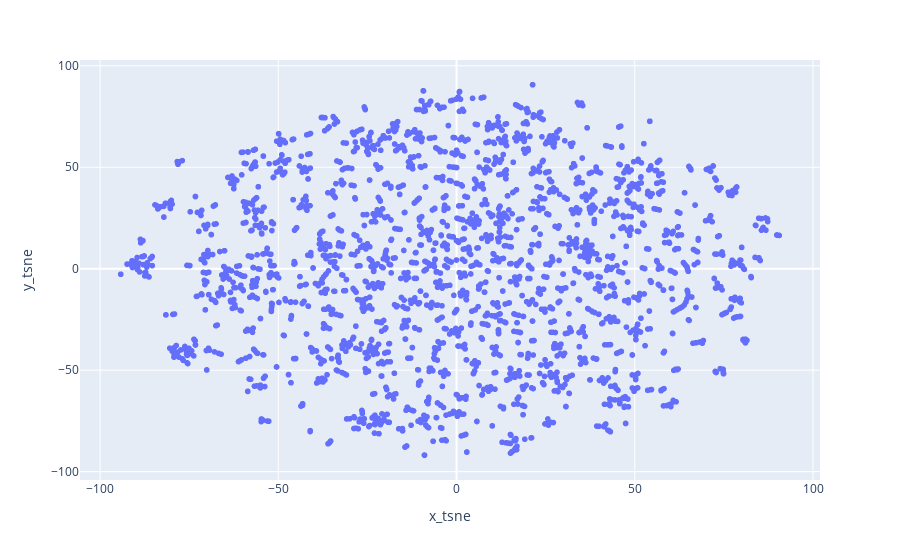

Notebook code cell kept with this figure:
### Code cell
plt_data = pd.DataFrame(
    {
        "x_tsne": X_tsne[:, 0],
        "y_tsne": X_tsne[:, 1],
        "title": titles,
    }
)
fig = px.scatter(
    plt_data,
    x="x_tsne",
    y="y_tsne",
    hover_name="title",
)
fig.show()

### Figure 1 — Plotly figure (JSON) as saved in the notebook; plotly's stock layout.template omitted (floating-point values rounded to 4 significant figures; data arrays with more than 128 entries replaced by an {"elided": "..."} marker saying what was removed)
{"data": [{"hovertemplate": "<b>%{hovertext}</b><br><br>x_tsne=%{x}<br>y_tsne=%{y}<extra></extra>", "hovertext": {"elided": "2669 str values"}, "legendgroup": "", "marker": {"color": "#636efa", "symbol": "circle"}, "mode": "markers", "name": "", "showlegend": false, "type": "scattergl", "x": {"elided": "2669 float values"}, "xaxis": "x", "y": {"elided": "2669 float values"}, "yaxis": "y"}], "layout": {"legend": {"tracegroupgap": 0}, "margin": {"t": 60}, "xaxis": {"anchor": "y", "domain": [0, 1], "title": {"text": "x_tsne"}}, "yaxis": {"anchor": "x", "domain": [0, 1], "title": {"text": "y_tsne"}}}}
